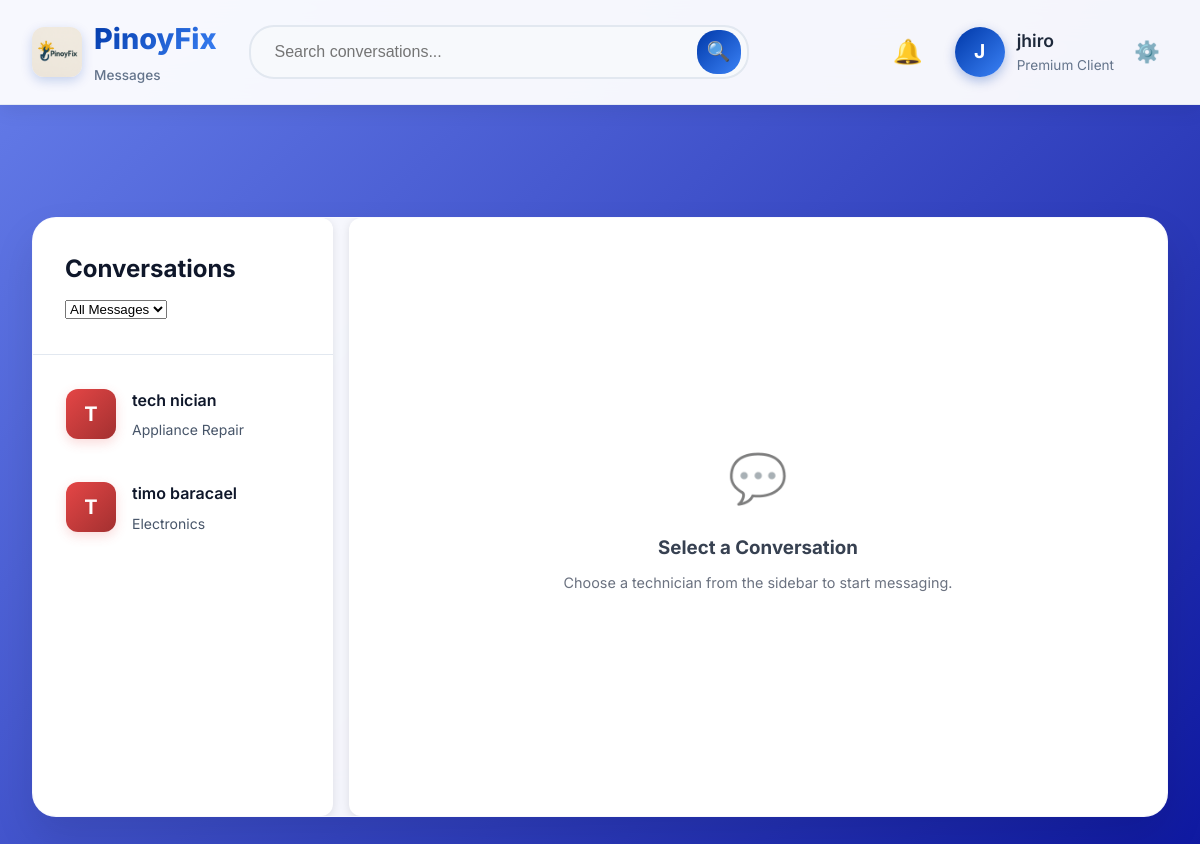
/client/messages.php (signed in), run on the app's committed database.
### tables this page shows
CREATE TABLE `client` (
  `Client_ID` int(11) NOT NULL,
  `Admin_ID` int(11) DEFAULT NULL,
  `Client_FN` varchar(255) DEFAULT NULL,
  `Client_LN` varchar(255) DEFAULT NULL,
  `Client_Email` varchar(255) DEFAULT NULL,
  `Client_Pass` varchar(255) DEFAULT NULL,
  `Client_Phone` varchar(255) DEFAULT NULL,
  `Is_Subscribed` tinyint(1) NOT NULL DEFAULT 0,
  `Subscription_Expires` datetime DEFAULT NULL
);

CREATE TABLE `technician` (
  `Technician_ID` int(11) NOT NULL,
  `Admin_ID` int(11) DEFAULT NULL,
  `Technician_FN` varchar(255) DEFAULT NULL,
  `Technician_LN` varchar(255) DEFAULT NULL,
  `Technician_Email` varchar(255) DEFAULT NULL,
  `Technician_Pass` varchar(255) DEFAULT NULL,
  `Technician_Phone` varchar(255) DEFAULT NULL,
  `Specialization` varchar(255) DEFAULT NULL,
  `Service_Pricing` varchar(255) DEFAULT NULL,
  `Service_Location` varchar(255) DEFAULT NULL,
  `Status` varchar(255) DEFAULT NULL,
  `Ratings` varchar(255) DEFAULT NULL,
  `Technician_Profile` varchar(255) DEFAULT NULL,
  `Tech_Certificate` varchar(255) DEFAULT NULL,
  `Is_Subscribed` tinyint(1) NOT NULL DEFAULT 0,
  `Subscription_Expires` datetime DEFAULT NULL
);

### client/messages.php (the view, shortened to what this page needs)
<?php
include '../connection.php';
$user_id = $_SESSION['user_id'];
try {
    $client_stmt = $conn->prepare("SELECT Client_FN, Client_LN, Client_Email, Client_Phone FROM client WHERE Client_ID = ?");
    $client_stmt->bind_param("i", $user_id);
    $client_stmt->execute();
    $client_result = $client_stmt->get_result();
    $client = $client_result->fetch_assoc();
} catch (Exception $e) {
    header("Location: ../login.php");
    exit();
}
try {
    $conversations_query = "
        SELECT DISTINCT
            t.Technician_ID as contact_id,
            t.Technician_FN as contact_name,
            t.Technician_LN as contact_lastname,
            t.Specialization,
            (SELECT m.Message
             FROM messages m
             WHERE ((m.Sender_ID = ? AND m.Sender_Type = 'client' AND m.Receiver_ID = t.Technician_ID AND m.Receiver_Type = 'technician')
                OR (m.Sender_ID = t.Technician_ID AND m.Sender_Type = 'technician' AND m.Receiver_ID = ? AND m.Receiver_Type = 'client'))
             ORDER BY m.Created_At DESC
             LIMIT 1) as last_message,
            (SELECT m.Created_At
             FROM messages m
             WHERE ((m.Sender_ID = ? AND m.Sender_Type = 'client' AND m.Receiver_ID = t.Technician_ID AND m.Receiver_Type = 'technician')
                OR (m.Sender_ID = t.Technician_ID AND m.Sender_Type = 'technician' AND m.Receiver_ID = ? AND m.Receiver_Type = 'client'))
             ORDER BY m.Created_At DESC
             LIMIT 1) as last_message_time,
            (SELECT COUNT(*)
             FROM messages m
             WHERE m.Sender_ID = t.Technician_ID
             AND m.Sender_Type = 'technician'
             AND m.Receiver_ID = ?
             AND m.Receiver_Type = 'client'
             AND m.Is_Read = 0) as unread_count
        FROM technician t
        INNER JOIN booking b ON t.Technician_ID = b.Technician_ID
        WHERE b.Client_ID = ?
        ORDER BY last_message_time DESC, t.Technician_FN ASC
    ";
    $conversations_stmt = $conn->prepare($conversations_query);
    $conversations_stmt->bind_param("iiiiii", $user_id, $user_id, $user_id, $user_id, $user_id, $user_id);
    $conversations_stmt->execute();
    $conversations = $conversations_stmt->get_result();
} catch (Exception $e) {
    $conversations = null;
}
$selected_conversation = null;
$messages_result = null;
?>
<!DOCTYPE html>
<html lang="en">
<head>
    <link rel="stylesheet" href="../css/client-dashboard-modern.css">
    <link rel="stylesheet" href="../css/messages2.css">
</head>
<body>
    <header class="modern-header">
        <div class="container">
            <div class="header-content">
                <div class="brand-section">
                    <div class="logo-container">
                        <img src="../images/pinoyfix.png" alt="PinoyFix" class="brand-logo">
                        <div class="brand-text">
                            <h1>PinoyFix</h1>
                            <span>Messages</span>
                        </div>
                    </div>
                </div>
                <div class="search-section">
                    <div class="search-container">
                        <input type="text" placeholder="Search conversations..." class="search-input" id="searchConversations">
                        <button class="search-btn">🔍</button>
                    </div>
                </div>
                <div class="user-section">
                    <div class="notification-bell">
                        <span class="bell-icon">🔔</span>
                    </div>
                    <div class="user-menu">
                        <div class="user-avatar">
                            <span><?php echo strtoupper(substr($client['Client_FN'], 0, 1)); ?></span>
                        </div>
                        <div class="user-info">
                            <h3><?php echo htmlspecialchars($client['Client_FN']); ?></h3>
                            <p>Premium Client</p>
                        </div>
                        <div class="user-dropdown">
                            <button class="dropdown-btn">⚙️</button>
                        </div>
                    </div>
                </div>
            </div>
        </div>
    </header>
    <main class="main-content" style="margin-top: 80px;">
        <div class="container">
            <div class="messages-layout">
                <div class="conversations-sidebar">
                    <div class="sidebar-header">
                        <h2>Conversations</h2>
                        <div class="conversation-filter">
                            <select id="conversationFilter">
                                <option value="all">All Messages</option>
                            </select>
                        </div>
                    </div>
                    <div class="conversations-list">
                        <?php if ($conversations && $conversations->num_rows > 0): ?>
                            <?php while ($conv = $conversations->fetch_assoc()): ?>
                                <div class="conversation-item <?php echo (isset($_GET['conversation_id']) && $_GET['conversation_id'] == $conv['contact_id']) ? 'active' : ''; ?>"
                                     onclick="selectConversation(<?php echo $conv['contact_id']; ?>)"
                                     data-unread="<?php echo $conv['unread_count']; ?>">
                                    <div class="conversation-avatar">
                                        <span><?php echo strtoupper(substr($conv['contact_name'], 0, 1)); ?></span>
                                    </div>
                                    <div class="conversation-details">
                                        <div class="conversation-header">
                                            <h4><?php echo htmlspecialchars($conv['contact_name'] . ' ' . $conv['contact_lastname']); ?></h4>
                                        </div>
                                        <p class="conversation-preview">
                                            <?php if ($conv['last_message']): ?>
                                                <?php echo htmlspecialchars(strlen($conv['last_message']) > 40 ? substr($conv['last_message'], 0, 40) . '...' : $conv['last_message']); ?>
                                            <?php else: ?>
                                                <?php echo htmlspecialchars($conv['Specialization']); ?>
                                            <?php endif; ?>
                                        </p>
                                    </div>
                                </div>
                            <?php endwhile; ?>
                        <?php endif; ?>
                    </div>
                </div>
                <div class="chat-area">
                    <?php if ($selected_conversation): ?>
                        <div class="chat-header">
                            <div class="chat-avatar">
                                <span><?php echo strtoupper(substr($selected_conversation['Technician_FN'], 0, 1)); ?></span>
                            </div>
                            <div class="chat-info">
                                <h3><?php echo htmlspecialchars($selected_conversation['Technician_FN'] . ' ' . $selected_conversation['Technician_LN']); ?></h3>
                                <p><?php echo htmlspecialchars($selected_conversation['Specialization']); ?> • <span class="online-status">Available</span></p>
                            </div>
                        </div>
                        <div class="chat-messages" id="messagesContainer">
                            <?php if ($messages_result && $messages_result->num_rows > 0): ?>
                                <?php while ($msg = $messages_result->fetch_assoc()): ?>
                                    <div class="message <?php echo ($msg['Sender_Type'] == 'client') ? 'sent' : 'received'; ?>">
                                        <div class="message-avatar">
                                            <span><?php echo strtoupper(substr($msg['sender_name'], 0, 1)); ?></span>
                                        </div>
                                        <div class="message-content">
                                            <?php if (!empty($msg['Subject']) && $msg['Subject'] != 'Service Question'): ?>
                                                <div style="font-weight: 600; margin-bottom: 0.5rem; font-size: 0.9rem;">
                                                    <?php echo htmlspecialchars($msg['Subject']); ?>
                                                </div>
                                            <?php endif; ?>
                                            <p class="message-text"><?php echo nl2br(htmlspecialchars($msg['Message'])); ?></p>
                                            <div class="message-time">
                                                <?php echo date('M j, Y g:i A', strtotime($msg['Created_At'])); ?>
                                            </div>
                                        </div>
                                    </div>
                                <?php endwhile; ?>
                            <?php else: ?>
                                <div class="empty-chat">
                                    <div class="empty-icon">💬</div>
                                    <h3>Start the Conversation</h3>
                                    <p>Send your first message to this technician.</p>
                                </div>
                            <?php endif; ?>
                        </div>
                        <div class="chat-input">
                            <form id="messageForm" class="input-container">
                                <input type="hidden" name="receiver_id" value="<?php echo htmlspecialchars($_GET['conversation_id']); ?>">
                                <input type="hidden" name="subject" value="Service Question">
                                <textarea name="message_text" id="messageText" class="message-input" placeholder="Type your message..." required maxlength="1000"></textarea>
                                <div class="input-actions">
                                    <button type="submit" id="sendBtn" class="send-btn">
                                        <span id="btnText">📤</span>
                                        <span id="btnLoader" style="display: none;">⏳</span>
                                    </button>
                                </div>
                            </form>
                        </div>
                    <?php else: ?>
                        <div class="empty-chat">
                            <div class="empty-icon">💬</div>
                            <h3>Select a Conversation</h3>
                            <p>Choose a technician from the sidebar to start messaging.</p>
                        </div>
                    <?php endif; ?>
                </div>
            </div>
        </div>
    </main>
</body>
</html>

### css/client-dashboard-modern.css (style rules this page uses)
* { margin: 0; padding: 0; box-sizing: border-box; }
body { font-family: 'Inter', sans-serif; background: linear-gradient(135deg, #f8fafc 0%, #e2e8f0 100%); color: #1e293b; line-height: 1.6; min-height: 100vh; }
.container { max-width: 1400px; margin: 0 auto; padding: 0 20px; }
.modern-header { background: rgba(255, 255, 255, 0.95); backdrop-filter: blur(20px); border-bottom: 1px solid rgba(226, 232, 240, 0.8); position: sticky; top: 0; z-index: 1000; box-shadow: 0 4px 20px rgba(0, 0, 0, 0.08); }
.header-content { display: grid; grid-template-columns: auto 1fr auto; align-items: center; gap: 2rem; padding: 1rem 0; }
.brand-section .logo-container { display: flex; align-items: center; gap: 12px; }
.brand-logo { width: 50px; height: 50px; border-radius: 12px; box-shadow: 0 4px 12px rgba(0, 56, 168, 0.2); transition: transform 0.3s ease; }
.brand-text h1 { font-size: 1.8rem; font-weight: 800; background: linear-gradient(135deg, #0038A8, #3b82f6); -webkit-background-clip: text; -webkit-text-fill-color: transparent; background-clip: text; }
.brand-text span { font-size: 0.85rem; color: #64748b; font-weight: 500; }
.search-section { max-width: 500px; width: 100%; }
.search-container { position: relative; transition: all 0.3s ease; }
.search-input { width: 100%; padding: 16px 24px; padding-right: 60px; border: 2px solid #e2e8f0; border-radius: 25px; font-size: 1rem; background: rgba(248, 250, 252, 0.8); transition: all 0.3s ease; outline: none; }
.search-btn { position: absolute; right: 8px; top: 50%; transform: translateY(-50%); background: linear-gradient(135deg, #0038A8, #3b82f6); border: none; border-radius: 20px; width: 44px; height: 44px; display: flex; align-items: center; justify-content: center; font-size: 1.2rem; cursor: pointer; transition: all 0.3s ease; }
.user-section { display: flex; align-items: center; gap: 1.5rem; }
.notification-bell { position: relative; cursor: pointer; padding: 8px; border-radius: 50%; transition: all 0.3s ease; }
.bell-icon { font-size: 1.5rem; }
.user-menu { display: flex; align-items: center; gap: 12px; position: relative; }
.user-avatar { width: 50px; height: 50px; border-radius: 50%; background: linear-gradient(135deg, #0038A8, #3b82f6); display: flex; align-items: center; justify-content: center; color: white; font-weight: 700; font-size: 1.2rem; box-shadow: 0 4px 12px rgba(0, 56, 168, 0.3); }
.user-info h3 { font-size: 1.1rem; font-weight: 600; color: #1e293b; }
.user-info p { font-size: 0.85rem; color: #64748b; }
.user-dropdown { position: relative; }
.dropdown-btn { background: none; border: none; font-size: 1.3rem; cursor: pointer; padding: 8px; border-radius: 8px; transition: all 0.3s ease; }
.empty-icon { font-size: 4rem; margin-bottom: 1rem; opacity: 0.5; }

### data on the page
client: Client_FN "J", Client_FN "jhiro"
technician: Technician_FN "T", Technician_FN+Technician_LN "tech nician", Specialization "Appliance Repair"
technician: Technician_FN "T", Technician_FN+Technician_LN "timo baracael", Specialization "Electronics"
